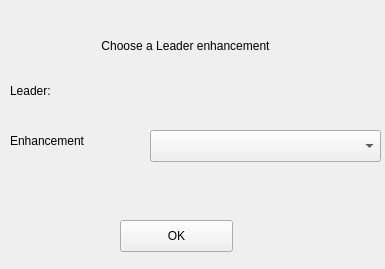
<?xml version="1.0" encoding="UTF-8"?>
<ui version="4.0">
 <class>EnhancementSelectionBox</class>
 <widget class="QWidget" name="EnhancementSelectionBox">
  <property name="geometry">
   <rect>
    <x>0</x>
    <y>0</y>
    <width>385</width>
    <height>269</height>
   </rect>
  </property>
  <property name="windowTitle">
   <string>Form</string>
  </property>
  <widget class="QPushButton" name="enhancementOKButton">
   <property name="geometry">
    <rect>
     <x>120</x>
     <y>220</y>
     <width>113</width>
     <height>32</height>
    </rect>
   </property>
   <property name="text">
    <string>OK</string>
   </property>
  </widget>
  <widget class="QLabel" name="label">
   <property name="geometry">
    <rect>
     <x>80</x>
     <y>20</y>
     <width>211</width>
     <height>51</height>
    </rect>
   </property>
   <property name="text">
    <string>Choose a Leader enhancement</string>
   </property>
   <property name="alignment">
    <set>Qt::AlignmentFlag::AlignCenter</set>
   </property>
  </widget>
  <widget class="QLabel" name="label_2">
   <property name="geometry">
    <rect>
     <x>10</x>
     <y>80</y>
     <width>71</width>
     <height>21</height>
    </rect>
   </property>
   <property name="text">
    <string>Leader: </string>
   </property>
  </widget>
  <widget class="QLabel" name="leaderNameLabel">
   <property name="geometry">
    <rect>
     <x>90</x>
     <y>80</y>
     <width>181</width>
     <height>21</height>
    </rect>
   </property>
   <property name="text">
    <string/>
   </property>
  </widget>
  <widget class="QComboBox" name="comboBox">
   <property name="geometry">
    <rect>
     <x>150</x>
     <y>130</y>
     <width>231</width>
     <height>32</height>
    </rect>
   </property>
  </widget>
  <widget class="QLabel" name="label_3">
   <property name="geometry">
    <rect>
     <x>10</x>
     <y>130</y>
     <width>101</width>
     <height>21</height>
    </rect>
   </property>
   <property name="text">
    <string>Enhancement</string>
   </property>
  </widget>
 </widget>
 <resources/>
 <connections/>
</ui>
